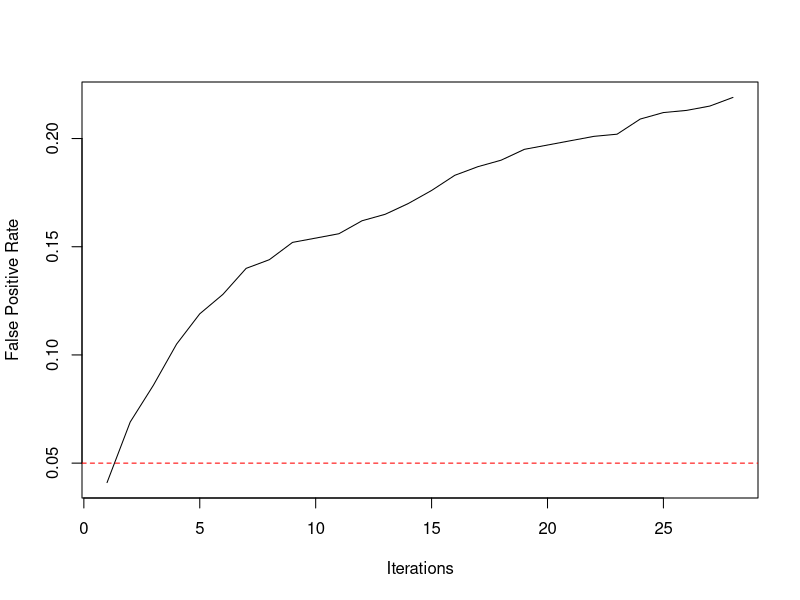

Reproduce this figure in R.
## ---- chunk 1
generate_p_values <- function(n = 28,      # maximum number of iterations
															size = 1e3,  # email sends per batch
															p = 0.1      # true opening rate of both variants
															) 
	{
	successes_a <- cumsum( rbinom(n = n, size = size, prob = p) )  # openings A
	successes_b <- cumsum( rbinom(n = n, size = size, prob = p) )  # openings B
	
	sapply(1:n, \(k) {
		prop.test(
			x = c(successes_a[k], successes_b[k]), 
			n = k * size * c(1, 1), 
			alternative = "greater",
			)$p.value
	})
}
## ---- chunk 2
set.seed(999)
( p_example <- generate_p_values(n = 5) )
## ---- chunk 3
evaluate_p_values <- function(p, alpha = 0.05, checkpoints = seq_along(p)) {
	p <- p[checkpoints]
	as.logical(cumsum(p < alpha))
}
## ---- chunk 4
evaluate_p_values(p_example, alpha = 0.2)
## ---- chunk 5
set.seed(840)
sim_data <- replicate(1e3, generate_p_values() |> evaluate_p_values())
## ---- chunk 6
sim_data[,1]
## ---- chunk 7
fprs <- rowMeans(sim_data)
plot(fprs, type = "l", xlab = "Iterations", ylab = "False Positive Rate")
abline(h = 0.05, col = "red", lty = "dashed")
